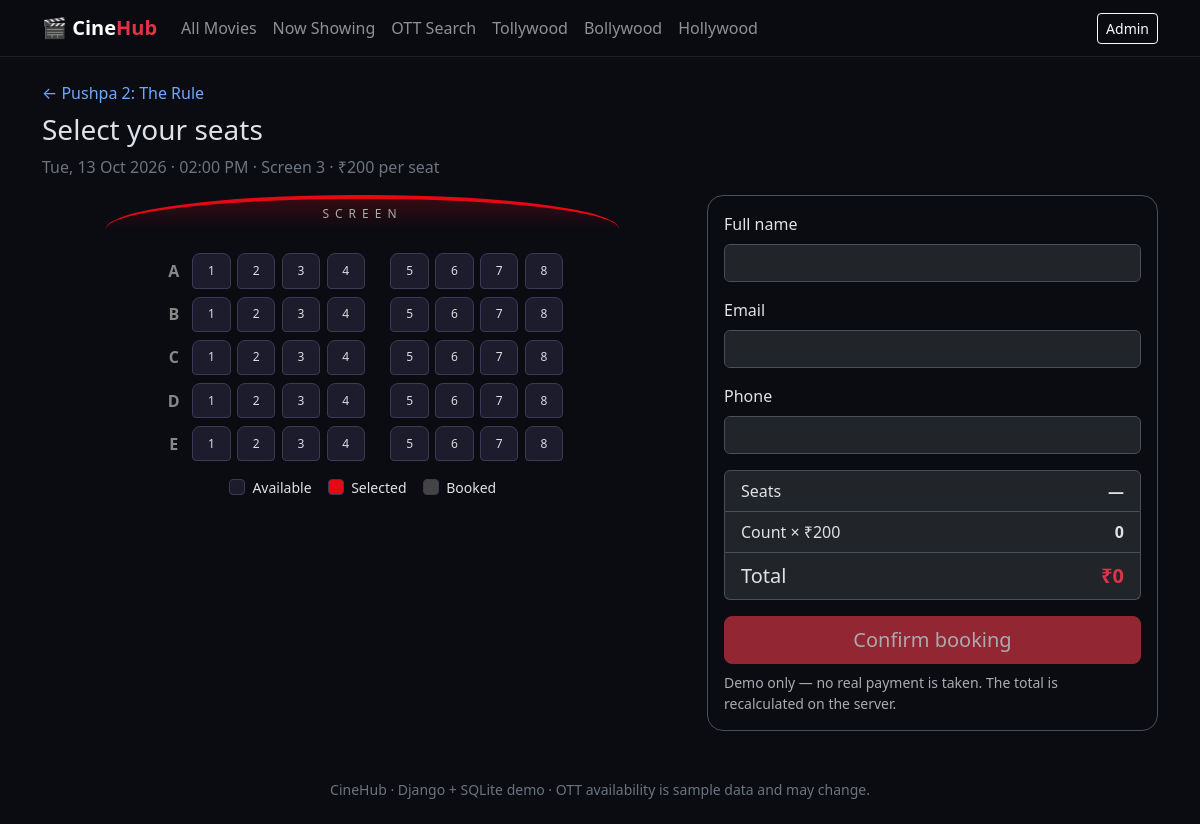
Screenshot of /book/1/ with the database file from the repository.
### movies/models.py (models this page shows, shortened)
class Showtime(models.Model):
    movie = models.ForeignKey(Movie, on_delete=models.CASCADE, related_name="showtimes")
    show_date = models.DateField()
    show_time = models.TimeField()
    ticket_price = models.DecimalField(max_digits=7, decimal_places=2, validators=[MinValueValidator(0)])
    screen_number = models.PositiveSmallIntegerField(default=1)
    class Meta:
        ordering = ["show_date", "show_time", "screen_number"]
        unique_together = [("movie", "show_date", "show_time", "screen_number")]
    def booked_seats(self):
        taken = set()
        for seats in self.bookings.exclude(status="CANCELLED").values_list("seats", flat=True):
            taken.update(s for s in seats.split(",") if s)
        return taken

class Movie(models.Model):
    INDUSTRIES = [
        ("Tollywood", "Tollywood (Telugu)"),
        ("Bollywood", "Bollywood (Hindi)"),
        ("Hollywood", "Hollywood (English)"),
    ]
    title = models.CharField(max_length=200)
    industry = models.CharField(max_length=20, choices=INDUSTRIES)
    language = models.CharField(max_length=50, default="Telugu")
    genre = models.CharField(max_length=120, help_text="Comma separated, e.g. Action, Drama")
    duration = models.PositiveIntegerField(help_text="Duration in minutes")
    release_date = models.DateField()
    poster_url = models.URLField(max_length=500, blank=True)
    poster_image = models.ImageField(upload_to="posters/", blank=True, null=True, help_text="Upload local poster image or leave blank to use poster_url")
    trailer_url = models.URLField(max_length=500, blank=True, help_text="YouTube trailer or teaser link")
    expected_release = models.CharField(max_length=100, blank=True, help_text="e.g. Summer 2026, Diwali 2026")
    description = models.TextField()
    in_theatres = models.BooleanField(default=False, help_text="Show in 'Now Running' section and allow seat booking")
    is_upcoming = models.BooleanField(default=False, help_text="Show in 'Upcoming Movies' section")
    class Meta:
        ordering = ["-release_date", "title"]
        unique_together = [("title", "industry")]
    def get_absolute_url(self):
        return reverse("movie_detail", args=[self.pk])
    @property
    def poster(self):
        if self.poster_image:
            try:
                return self.poster_image.url
            except Exception:
                pass
        return self.poster_url or ""

### movies/views.py (the view)
# urls.py: path("book/<int:showtime_id>/", views.book_seats, name="book"),
def book_seats(request, showtime_id):
    showtime = get_object_or_404(Showtime.objects.select_related("movie"), pk=showtime_id)
    if request.method == "POST":
        with transaction.atomic():
            form = BookingForm(request.POST, showtime=showtime)
            if form.is_valid():
                seats = form.cleaned_data["seats"]
                booking = SeatBooking.objects.create(
                    showtime=showtime,
                    customer_name=form.cleaned_data["customer_name"],
                    customer_email=form.cleaned_data["customer_email"],
                    customer_phone=form.cleaned_data["customer_phone"],
                    seats=",".join(seats),
                    total_paid=showtime.ticket_price * len(seats),  # price computed on the server
                )
                mine = request.session.get("my_bookings", [])
                request.session["my_bookings"] = mine + [booking.pk]
                return redirect("booking_success", pk=booking.pk)
    else:
        form = BookingForm(showtime=showtime)
    return render(request, "movies/book.html", {
        "showtime": showtime,
        "form": form,
        "booked": sorted(showtime.booked_seats()),
        "rows": list(SEAT_ROWS),
        "cols": list(SEAT_COLS),
        "max_seats": MAX_SEATS_PER_BOOKING,
    })

### movies/forms.py (shortened to what this page needs)
class BookingForm(forms.Form):
    customer_name = forms.CharField(max_length=100, label="Full name")
    customer_email = forms.EmailField(label="Email")
    customer_phone = forms.CharField(
        max_length=15,
        label="Phone",
        validators=[RegexValidator(r"^\+?\d{10,14}$", "Enter a valid phone number (10-14 digits).")],
    )
    seats = forms.CharField(widget=forms.HiddenInput)
    def __init__(self, *args, showtime=None, **kwargs):
        super().__init__(*args, **kwargs)
        self.showtime = showtime
        for name in ("customer_name", "customer_email", "customer_phone"):
            self.fields[name].widget.attrs["class"] = "form-control"

### movies/templates/movies/book.html (shortened to what this page needs)
{% extends "movies/base.html" %}
{% load static %}
{% block content %}
<a href="{{ showtime.movie.get_absolute_url }}" class="text-decoration-none">← {{ showtime.movie.title }}</a>
<h1 class="h3 mt-2">Select your seats</h1>
<p class="text-secondary">{{ showtime.show_date|date:"D, d M Y" }} · {{ showtime.show_time|time:"h:i A" }} · Screen {{ showtime.screen_number }} · ₹{{ showtime.ticket_price|floatformat:0 }} per seat</p>
<div class="row g-4">
  <div class="col-lg-7">
    <div id="seat-app" data-price="{{ showtime.ticket_price }}" data-max="{{ max_seats }}">
      <div class="screen-bar">SCREEN</div>
      <div id="seat-grid" class="seat-grid" aria-label="Seat map"></div>
      <div class="d-flex justify-content-center gap-3 small mt-3">
        <span><i class="seat-key available"></i> Available</span>
        <span><i class="seat-key selected"></i> Selected</span>
        <span><i class="seat-key booked"></i> Booked</span>
      </div>
    </div>
  </div>
  <div class="col-lg-5">
    <form method="post" novalidate class="border rounded-4 p-3">
      <div class="mb-3"><label class="form-label">Full name</label>{{ form.customer_name }}{% for e in form.customer_name.errors %}<div class="text-danger small">{{ e }}</div>{% endfor %}</div>
      <div class="mb-3"><label class="form-label">Email</label>{{ form.customer_email }}{% for e in form.customer_email.errors %}<div class="text-danger small">{{ e }}</div>{% endfor %}</div>
      <div class="mb-3"><label class="form-label">Phone</label>{{ form.customer_phone }}{% for e in form.customer_phone.errors %}<div class="text-danger small">{{ e }}</div>{% endfor %}</div>
      <ul class="list-group mb-3">
        <li class="list-group-item d-flex justify-content-between"><span>Seats</span><strong id="sel-seats">—</strong></li>
        <li class="list-group-item d-flex justify-content-between"><span>Count × ₹{{ showtime.ticket_price|floatformat:0 }}</span><strong id="sel-count">0</strong></li>
        <li class="list-group-item d-flex justify-content-between fs-5"><span>Total</span><strong id="sel-total" class="text-danger">₹0</strong></li>
      </ul>
      <button id="pay-btn" class="btn btn-danger btn-lg w-100" disabled>Confirm booking</button>
      <div class="form-text mt-2">Demo only — no real payment is taken. The total is recalculated on the server.</div>
    </form>
  </div>
</div>
{% endblock %}

### movies/static/css/style.css (style rules this page uses)
:root { --cine-red: #e50914; --cine-bg: #0b0b12; }
body { background: var(--cine-bg); }
.screen-bar { text-align: center; letter-spacing: .5em; font-size: .75rem; color: #aaa; padding: .4rem; margin: 0 auto 1.5rem; max-width: 80%; border-top: 4px solid #e50914; border-radius: 50% 50% 0 0 / 100% 100% 0 0; background: linear-gradient(#e5091433, transparent); }
.seat-grid { display: grid; gap: .5rem; justify-content: center; }
.seat-key { display: inline-block; width: 1rem; height: 1rem; border-radius: .25rem; vertical-align: -2px; margin-right: .25rem; border: 1px solid #3a3a55; }
.seat-key.available { background: #1c1c2c; }
.seat-key.selected { background: var(--cine-red); }
.seat-key.booked { background: #444; }

### rows the page displays
Showtime: movie "Pushpa 2: The Rule", show_date "Tue, 13 Oct 2026", show_time "02:00 PM", screen_number "3", ticket_price "200"
